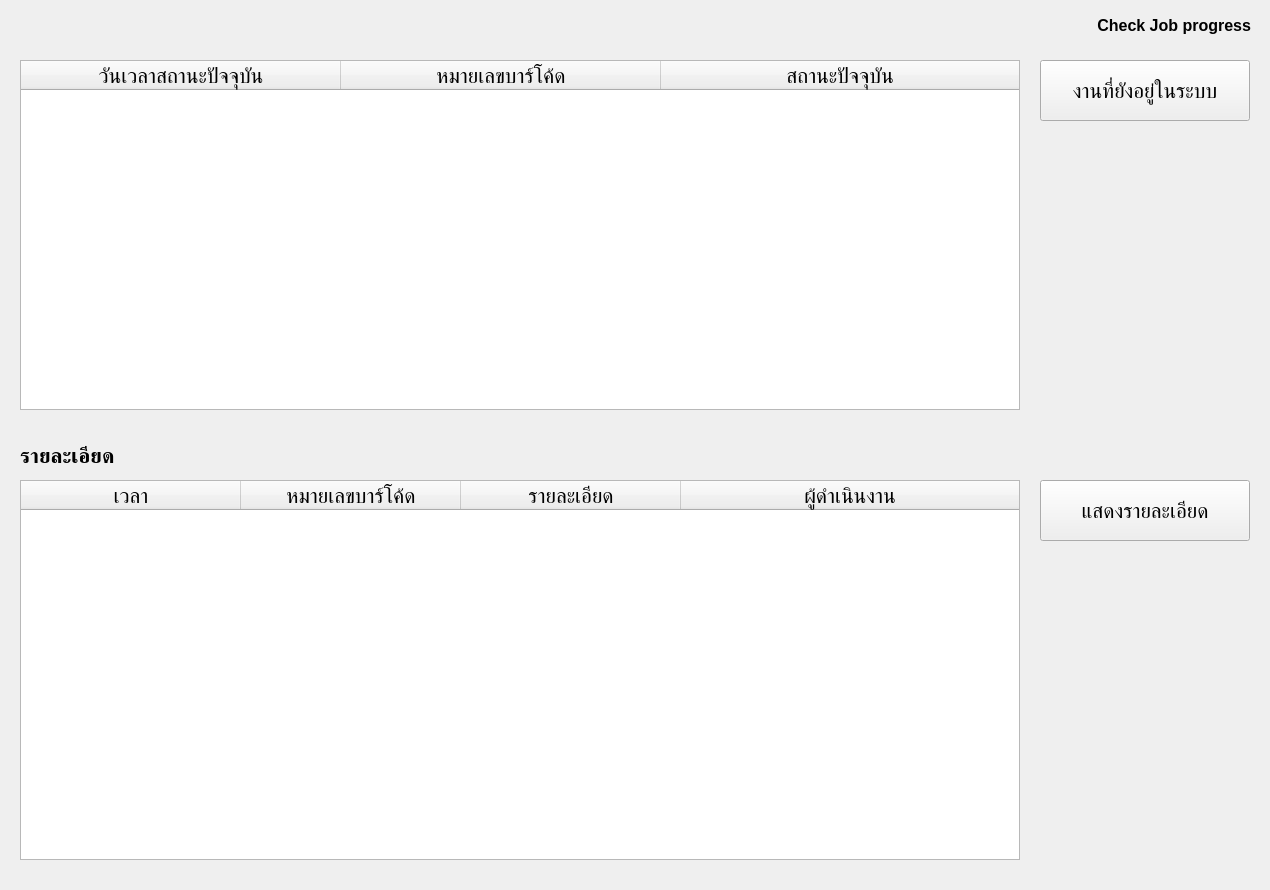
<?xml version="1.0" encoding="UTF-8"?>
<ui version="4.0">
 <class>Check_job_MainWindow</class>
 <widget class="QMainWindow" name="Check_job_MainWindow">
  <property name="geometry">
   <rect>
    <x>0</x>
    <y>0</y>
    <width>1270</width>
    <height>890</height>
   </rect>
  </property>
  <property name="windowTitle">
   <string>Check Job Progress</string>
  </property>
  <property name="styleSheet">
   <string notr="true">font-size: 16pt;</string>
  </property>
  <widget class="QWidget" name="centralwidget">
   <widget class="QLabel" name="label_check_title">
    <property name="geometry">
     <rect>
      <x>1040</x>
      <y>10</y>
      <width>211</width>
      <height>31</height>
     </rect>
    </property>
    <property name="font">
     <font>
      <pointsize>12</pointsize>
      <bold>true</bold>
     </font>
    </property>
    <property name="styleSheet">
     <string notr="true">font-size: 12pt;</string>
    </property>
    <property name="text">
     <string>Check Job progress</string>
    </property>
    <property name="alignment">
     <set>Qt::AlignmentFlag::AlignRight|Qt::AlignmentFlag::AlignTrailing|Qt::AlignmentFlag::AlignVCenter</set>
    </property>
   </widget>
   <widget class="QTableWidget" name="tableTop">
    <property name="geometry">
     <rect>
      <x>20</x>
      <y>60</y>
      <width>1000</width>
      <height>350</height>
     </rect>
    </property>
    <attribute name="horizontalHeaderDefaultSectionSize">
     <number>320</number>
    </attribute>
    <attribute name="horizontalHeaderStretchLastSection">
     <bool>true</bool>
    </attribute>
    <column>
     <property name="text">
      <string>วันเวลาสถานะปัจจุบัน</string>
     </property>
    </column>
    <column>
     <property name="text">
      <string>หมายเลขบาร์โค้ด</string>
     </property>
    </column>
    <column>
     <property name="text">
      <string>สถานะปัจจุบัน</string>
     </property>
    </column>
   </widget>
   <widget class="QPushButton" name="btn_jobs_in_system">
    <property name="geometry">
     <rect>
      <x>1040</x>
      <y>60</y>
      <width>210</width>
      <height>61</height>
     </rect>
    </property>
    <property name="text">
     <string>งานที่ยังอยู่ในระบบ</string>
    </property>
   </widget>
   <widget class="QPushButton" name="btn_show_details">
    <property name="geometry">
     <rect>
      <x>1040</x>
      <y>480</y>
      <width>210</width>
      <height>61</height>
     </rect>
    </property>
    <property name="text">
     <string>แสดงรายละเอียด</string>
    </property>
   </widget>
   <widget class="QLabel" name="label_details_header">
    <property name="geometry">
     <rect>
      <x>20</x>
      <y>440</y>
      <width>200</width>
      <height>31</height>
     </rect>
    </property>
    <property name="font">
     <font>
      <pointsize>16</pointsize>
      <bold>true</bold>
     </font>
    </property>
    <property name="text">
     <string>รายละเอียด</string>
    </property>
   </widget>
   <widget class="QTableWidget" name="tableBottom">
    <property name="geometry">
     <rect>
      <x>20</x>
      <y>480</y>
      <width>1000</width>
      <height>380</height>
     </rect>
    </property>
    <attribute name="horizontalHeaderDefaultSectionSize">
     <number>220</number>
    </attribute>
    <attribute name="horizontalHeaderStretchLastSection">
     <bool>true</bool>
    </attribute>
    <column>
     <property name="text">
      <string>เวลา</string>
     </property>
    </column>
    <column>
     <property name="text">
      <string>หมายเลขบาร์โค้ด</string>
     </property>
    </column>
    <column>
     <property name="text">
      <string>รายละเอียด</string>
     </property>
    </column>
    <column>
     <property name="text">
      <string>ผู้ดำเนินงาน</string>
     </property>
    </column>
   </widget>
  </widget>
 </widget>
 <resources/>
 <connections/>
</ui>
